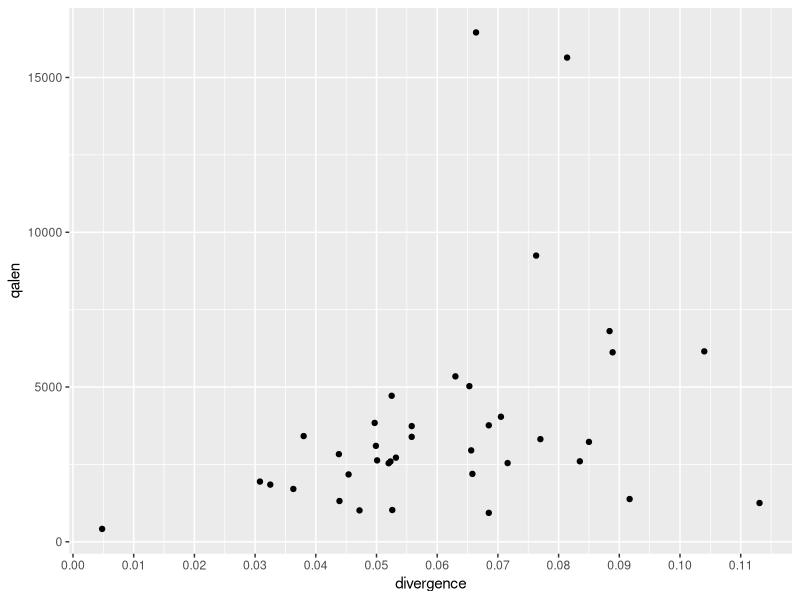

Recreate this plot in R. (Note: this script raises an error after producing the figure.)
## ---- chunk 1
library(dplyr)
library(ggplot2)
library(knitr)
library(magrittr)
library(readr)
library(scales)
## ---- chunk 2
nu_cp <- read_tsv("pg29-scaffolds.pg29-plastid.sort.paf.tsv")
nu_mt <- read_tsv("pg29-scaffolds.pg29mt-scaffolds.sort.paf.tsv")
genome_sizes <- data_frame(Organelle = c("cp", "mt"), GenomeSize = c(123266, 5931259))
## ---- chunk 3
nu_cp <- nu_cp %>% mutate(qalen = qend - qstart, talen = tend - tstart)
nu_mt <- nu_mt %>% mutate(qalen = qend - qstart, talen = tend - tstart)
## ---- chunk 4
data <- bind_rows(
	nu_cp %>% mutate(Organelle = "cp"),
	nu_mt %>% mutate(Organelle = "mt"))
summary <- data %>%
	filter(divergence > 0) %>%
	group_by(Organelle) %>%
	summarize(Segments = n(), Bases = sum(qalen), Divergence = weighted.mean(divergence, qalen)) %>%
	left_join(genome_sizes, by = "Organelle") %>%
	select(Organelle, GenomeSize, everything())
nu_cp_divergence <- summary %>% filter(Organelle == "cp") %$% Divergence
nu_mt_divergence <- summary %>% filter(Organelle == "mt") %$% Divergence
kable(summary)
## ---- chunk 5
vseq <- Vectorize(seq.default, vectorize.args = c("from", "to"))

filter_divergence_and_length <- function(data, alen_threshold)
	data %>% filter(divergence > 0 & qalen >= alen_threshold & talen >= alen_threshold)

count_aligned_bases <- function(data)
	c(nrow(data),
		data %$% vseq(qname * 10000000 + qstart, qname * 10000000 + qend - 1) %>% unlist %>% unique %>% length)

data %>% filter(Organelle == "cp") %>% filter_divergence_and_length(1) %>% count_aligned_bases()
data %>% filter(Organelle == "cp") %>% filter_divergence_and_length(500) %>% count_aligned_bases()
data %>% filter(Organelle == "mt") %>% filter_divergence_and_length(1) %>% count_aligned_bases()
data %>% filter(Organelle == "mt") %>% filter_divergence_and_length(500) %>% count_aligned_bases()

data %>% filter_divergence_and_length(500) %>%
	group_by(Organelle) %>%
	summarize(Segments = n(), Bases = sum(qalen),
		Min_divergence = min(divergence),
		Mean_divergence = weighted.mean(divergence, qalen),
		Max_divergence = max(divergence)) %>%
	left_join(genome_sizes, by = "Organelle") %>%
	select(Organelle, GenomeSize, everything())
## ---- chunk 6
ggplot(nu_cp) +
	aes(x = divergence, y = qalen) +
	geom_point() +
	scale_x_continuous(breaks = pretty_breaks(10))
## ---- chunk 7
ggplot(nu_cp) +
	aes(x = divergence, weight = qalen) +
	geom_histogram(binwidth = 0.005) +
	geom_vline(x = nu_cp_divergence) +
	scale_x_continuous(limits = c(0, NA), breaks = pretty_breaks(10))
## ---- chunk 8
ggplot(nu_mt) +
	aes(x = divergence, y = qalen) +
	geom_point() +
	scale_x_continuous(breaks = pretty_breaks(10))
## ---- chunk 9
ggplot(nu_mt) +
	aes(x = 0.0001 + divergence, weight = qalen) +
	geom_histogram(binwidth = 0.1) +
	geom_vline(x = nu_mt_divergence) +
	scale_x_log10(breaks = log_breaks(10))
## ---- chunk 10
ggplot(nu_mt) +
	aes(x = divergence, weight = qalen) +
	geom_histogram(binwidth = 0.01) +
	geom_vline(x = nu_mt_divergence) +
	scale_x_continuous(breaks = pretty_breaks(10))
